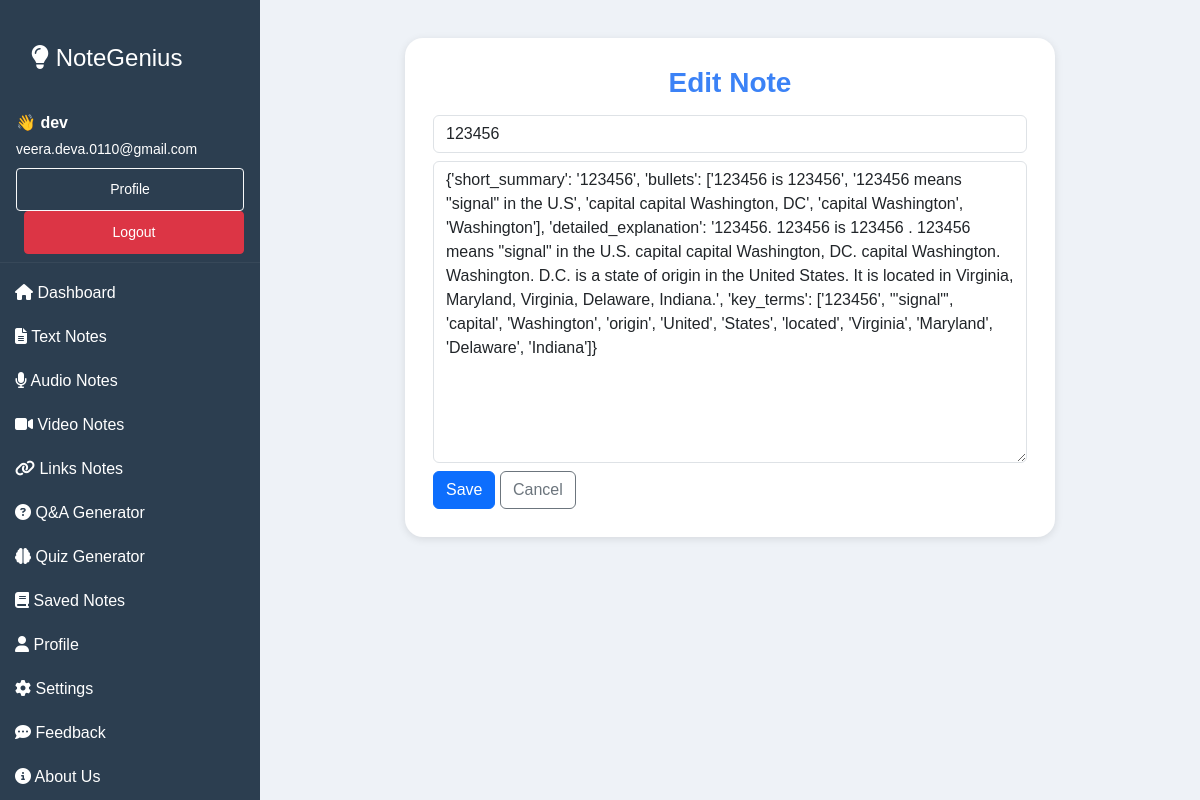
/note/1/edit/ (signed in), run on the app's committed database.
### myapp/models.py (models this page shows, shortened)
class Notes(models.Model):
    NOTE_TYPES = [
        ('text', 'Text'),
        ('audio', 'Audio'),
        ('video', 'Video'),
        ('qna', 'Q&A'),
        ('quiz', 'Quiz'),
        ('other', 'Other'),
    ]
    user = models.ForeignKey(User, on_delete=models.CASCADE, related_name="notes")
    title = models.CharField(max_length=200, blank=True)
    content = models.TextField()            # store either raw text OR JSON stringified payload
    note_type = models.CharField(max_length=20, choices=NOTE_TYPES, default='text')
    created_at = models.DateTimeField(auto_now_add=True)
    updated_at = models.DateTimeField(auto_now=True)
    class Meta:
        ordering = ['-created_at']

### myapp/views.py (the view, shortened to what this page needs)
# urls.py: path('note/<int:pk>/edit/', views.edit_note, name='edit_note'),
@login_required
def edit_note(request, pk):
    note = get_object_or_404(Notes, pk=pk, user=request.user)
    return render(request, "edit_note.html", {"note": note})

### myapp/templates/edit_note.html (shortened to what this page needs)
{% extends "index.html" %}
{% block main %}
<div class="container upload-section">
  <div class="upload-card">
    <h3>Edit Note</h3>
    <form method="post">
      <div class="mb-2">
        <input type="text" name="title" class="form-control" value="{{ note.title }}" placeholder="Title (optional)" />
      </div>
      <div class="mb-2">
        <textarea name="content" rows="12" class="form-control">{{ note.content }}</textarea>
      </div>
      <button class="btn btn-primary">Save</button>
      <a href="{% url 'view_note' note.id %}" class="btn btn-outline-secondary">Cancel</a>
    </form>
  </div>
</div>
{% endblock %}

### myapp/templates/index.html (shortened to what this page needs)
{% load static %}
<!DOCTYPE html>
<html lang="en">
  <head>
    <link
      href="https://cdn.jsdelivr.net/npm/bootstrap@5.3.3/dist/css/bootstrap.min.css"
      rel="stylesheet"
    />
    <link
      rel="stylesheet"
      href="https://cdnjs.cloudflare.com/ajax/libs/font-awesome/6.4.0/css/all.min.css"
    />
    <link rel="stylesheet" href="{% static 'css/styles.css' %}" />
    <link rel="stylesheet" href="{% static 'css/textup.css' %}" />
    <link rel="stylesheet" href="{% static 'css/savednotes.css' %}" />
    <link rel="stylesheet" href="{% static 'css/QnA.css' %}" />
  </head>
  <body>
    <div class="desktop-sidebar d-none d-md-block">
      <a href="{% url 'home' %}" class="text-decoration-none">
        <h4 class="text-white px-3 pt-3">
          <i class="fas fa-lightbulb"></i> NoteGenius
        </h4>
      </a>
      <div class="px-3 py-2 mb-2" style="border-bottom:1px solid rgba(255,255,255,0.05);">
        {% if user.is_authenticated %}
          <div class="text-white mb-1"><strong>👋 {{ user.first_name|default:user.username }}</strong></div>
          <div class="small mb-2" style="color: white !important;">
    {{ user.email|default:'' }}
</div>
          <div>
            <a class="btn btn-sm btn-outline-light" href="{% url 'profile' %}">Profile</a>
            <a class="btn btn-sm btn-danger ms-2" href="{% url 'logout' %}">Logout</a>
          </div>
        {% else %}
          <a class="btn btn-sm btn-outline-light me-2" href="{% url 'login' %}">Login</a>
          <a class="btn btn-sm btn-success" href="{% url 'signup' %}">Signup</a>
        {% endif %}
      </div>
      <a href="/"><i class="fas fa-home"></i> Dashboard</a>
      <a href="{% url 'textup'%}"><i class="fas fa-file-alt"></i> Text Notes</a>
      <a href="{% url 'audio_upload' %}"><i class="fas fa-microphone"></i> Audio Notes</a>
      <a href="{% url 'video_upload' %}"><i class="fas fa-video"></i> Video Notes</a>
      <a href="{% url 'yt_link_page' %}"><i class="fas fa-link"></i> Links Notes</a>
      <a href="{% url 'qna_upload' %}"><i class="fas fa-question-circle"></i> Q&A Generator</a>
      <a href="{% url 'quiz_upload' %}"><i class="fas fa-brain"></i> Quiz Generator</a>
      <a href="{% url 'savednotes' %}"><i class="fas fa-book"></i> Saved Notes</a>
      <a href="{% url 'profile' %}"><i class="fas fa-user"></i> Profile</a>
      <a href="{% url 'settings' %}"><i class="fas fa-cog"></i> Settings</a>
      <a href="{% url 'feedback' %}"><i class="fas fa-comment-dots"></i> Feedback</a>
      <a href="{% url 'about' %}"><i class="fas fa-circle-info"></i> About Us</a>
    </div>
    <div class="content-with-sidebar">
      {% block main %}{% endblock %}
    </div>
  </body>
</html>

### myapp/static/css/styles.css (style rules this page uses)
* { margin: 0; padding: 0; box-sizing: border-box; }
body { font-family: Arial, sans-serif; min-height: 100vh; background-color: #f8f9fa; color: #0f172a; }
@media (min-width: 768px) { .desktop-sidebar { position: fixed; top: 0; left: 0; width: 220px; height: 100vh; background-color: #2c3e50; padding-top: 1rem; color: #ffffff; } }
@media (min-width: 768px) { .desktop-sidebar h4 { padding-bottom: 0.75rem; } }
@media (min-width: 768px) { .desktop-sidebar a { color: #ffffff; text-decoration: none; padding: 10px 15px; display: block; } }
@media (min-width: 768px) { .main-content, .upload-section { margin-left: 220px; padding: 20px; } }
h3 { text-align: center !important; font-weight: 700 !important; color: #3b82f6 !important; margin-bottom: 15px !important; }

### myapp/static/css/textup.css (style rules this page uses)
.upload-section { max-width: 900px; margin: auto; padding: 20px; }
.upload-card { background: #ffffff; padding: 25px 30px; border-radius: 14px; box-shadow: 0 2px 8px rgba(0, 0, 0, 0.1); }

### myapp/static/css/QnA.css (style rules this page uses)
.upload-card { background: #ffffff; border-radius: 18px; padding: 28px; max-width: 650px; margin: auto; }

### myapp/templates/index.html (style rules this page uses)
body { background: #eef2f7; color: #0f172a; }
:root { --sidebar-width: 260px; }
.desktop-sidebar { width: var(--sidebar-width); position: fixed; top: 0; left: 0; height: 100vh; overflow-y: auto; padding-top: 18px; }
.content-with-sidebar { margin-left: var(--sidebar-width); min-height: 100vh; padding: 18px 28px; box-sizing: border-box; }

### data on the page
Notes: title "123456", content "{'short_summary': '123456', 'bullets': ['123456 is 123456', '123456 means \"signal\" in the U.S', 'capital capital Washington, DC', 'capital Washington', 'Washington'], 'detailed_explanation': '123456. 123456 is 123456 . 123456 means \"signal\" in the U.S. capital capital Washington, DC. capital Washington. Washington. D.C. is a state of origin in the United States. It is located in Virginia, Maryland, Virginia, Delaware, Indiana.', 'key_terms': ['123456', '\"signal\"', 'capital', 'Washington', 'origin', 'United', 'States', 'located', 'Virginia', 'Maryland', 'Delaware', 'Indiana']}"

### other printed values
{{ user.first_name|default:user.username }} "dev"
{{ user.email|default:'' }} "veera.deva.0110@gmail.com"
